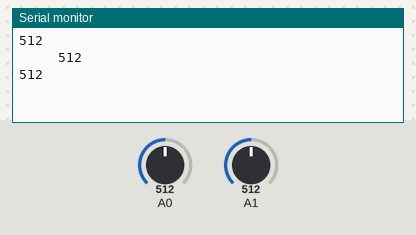
Bench run of a sketch on a simulated Arduino Uno, built with avr-gcc and run on an emulated ATmega328P. On the bench: the last lines printed to the serial monitor. The test bench sets the inputs (shaded band); at power-on: A0 = 512, A1 = 512.

Above: at 1.8 s.
1.9 s: A0 set to 716
At 2.6 s:
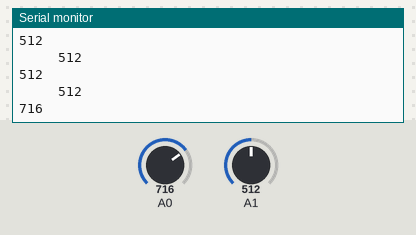
3.4 s: A1 set to 716
At 4.7 s:
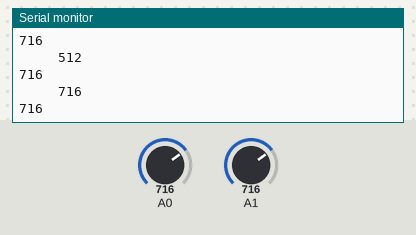
4.9 s: A0 set to 900
At 5.8 s:
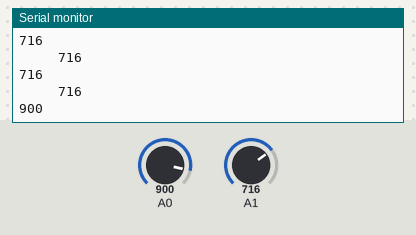
6.4 s: A1 set to 900
At 7.7 s:
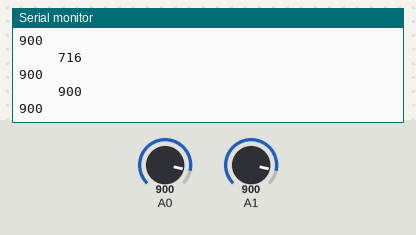
Timing chart, 0 to 8.9 s (numbered marks = the images above; inputs shaded):
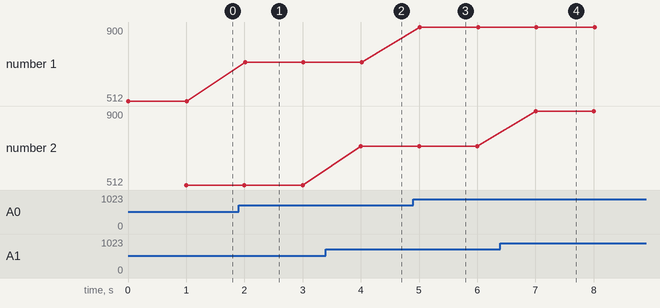

Measured:
- after the input at 1.9 s, the serial monitor: prints a new line after 0.11 s (image 1)
- after the input at 3.4 s, the serial monitor: prints a new line after 0.60 s (image 2)
- after the input at 4.9 s, the serial monitor: prints a new line after 0.11 s (image 3)
- after the input at 6.4 s, the serial monitor: prints a new line after 0.60 s (image 4)
- plotted number 1: 512 → 716 after the input at 1.9 s, 716 → 900 after the input at 4.9 s

The sketch:

tes5t.ino
```cpp
void setup() {
  // put your setup code here, to run once:
Serial.begin(9600);
}

void loop() {
  // put your main code here, to run repeatedly:
Serial.println(analogRead(A0));
delay(1000);
Serial.print("     ");
Serial.println(analogRead(A1));
}
```
